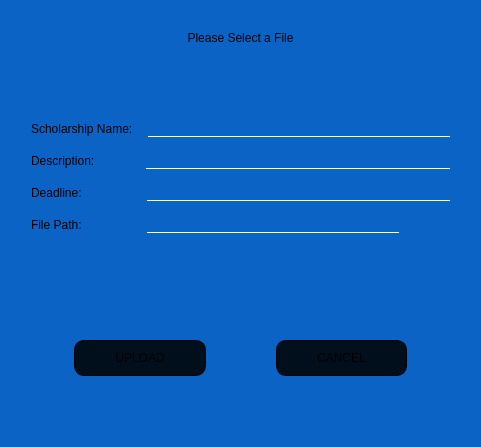
<?xml version="1.0" encoding="UTF-8"?>
<ui version="4.0">
 <class>Dialog</class>
 <widget class="QDialog" name="Dialog">
  <property name="geometry">
   <rect>
    <x>0</x>
    <y>0</y>
    <width>481</width>
    <height>447</height>
   </rect>
  </property>
  <property name="minimumSize">
   <size>
    <width>481</width>
    <height>447</height>
   </size>
  </property>
  <property name="maximumSize">
   <size>
    <width>481</width>
    <height>448</height>
   </size>
  </property>
  <property name="windowTitle">
   <string>Dialog</string>
  </property>
  <property name="styleSheet">
   <string notr="true">QDialog{
	
	background-color: rgb(11, 100, 197);

}

QPushButton{
	padding-top:10px;
	padding-bottom:10px;
	padding-right:40px;
	padding-left:40px;
	border: 1px solid;
	border-radius:10px;
	margin-bottom: 30px;
	background-color: rgb(1, 14, 27);
	font: 600 10pt &quot;Segoe UI&quot;;
}

QLabel{
	
	
	font: 600 12pt &quot;Segoe UI&quot;;
}


QLineEdit{
	border:none;
	background-color: rgb(11, 100, 197);
	border-bottom: 1px solid white;
}</string>
  </property>
  <layout class="QVBoxLayout" name="verticalLayout_2">
   <item>
    <widget class="QLabel" name="label_5">
     <property name="styleSheet">
      <string notr="true">font: 600 14pt &quot;Segoe UI&quot;;
margin-bottom:30px;</string>
     </property>
     <property name="text">
      <string>Please Select a File</string>
     </property>
     <property name="alignment">
      <set>Qt::AlignmentFlag::AlignCenter</set>
     </property>
    </widget>
   </item>
   <item>
    <layout class="QVBoxLayout" name="verticalLayout">
     <property name="spacing">
      <number>15</number>
     </property>
     <property name="leftMargin">
      <number>20</number>
     </property>
     <property name="topMargin">
      <number>20</number>
     </property>
     <property name="rightMargin">
      <number>20</number>
     </property>
     <property name="bottomMargin">
      <number>100</number>
     </property>
     <item>
      <layout class="QHBoxLayout" name="horizontalLayout_5">
       <item>
        <widget class="QLabel" name="label">
         <property name="text">
          <string>Scholarship Name:</string>
         </property>
        </widget>
       </item>
       <item>
        <widget class="QLineEdit" name="scholarshipNameTxt"/>
       </item>
      </layout>
     </item>
     <item>
      <layout class="QHBoxLayout" name="horizontalLayout_4">
       <item>
        <widget class="QLabel" name="label_2">
         <property name="text">
          <string>Description:           </string>
         </property>
        </widget>
       </item>
       <item>
        <widget class="QLineEdit" name="scholarshipDescriptionTxt"/>
       </item>
      </layout>
     </item>
     <item>
      <layout class="QHBoxLayout" name="horizontalLayout_3">
       <item>
        <widget class="QLabel" name="label_3">
         <property name="text">
          <string>Deadline:               </string>
         </property>
        </widget>
       </item>
       <item>
        <widget class="QLineEdit" name="scholarshipDeadlineTxt"/>
       </item>
      </layout>
     </item>
     <item>
      <layout class="QHBoxLayout" name="horizontalLayout_2">
       <item>
        <widget class="QLabel" name="label_4">
         <property name="styleSheet">
          <string notr="true"/>
         </property>
         <property name="text">
          <string>File Path:               </string>
         </property>
        </widget>
       </item>
       <item>
        <widget class="QLineEdit" name="scholarshipFilepathTxt"/>
       </item>
       <item>
        <widget class="QPushButton" name="browseBtn">
         <property name="cursor">
          <cursorShape>PointingHandCursor</cursorShape>
         </property>
         <property name="styleSheet">
          <string notr="true">border:none;
border-radius:5px;
font: 600 9pt &quot;Segoe UI&quot;;
margin:0px;
padding:2px;
background-color: rgb(11, 100, 197);
color:rgb(1, 14, 27);</string>
         </property>
         <property name="text">
          <string/>
         </property>
         <property name="icon">
          <iconset resource="../../projectRescources.qrc">
           <normaloff>:/icons/search.png</normaloff>:/icons/search.png</iconset>
         </property>
        </widget>
       </item>
      </layout>
     </item>
    </layout>
   </item>
   <item>
    <layout class="QHBoxLayout" name="horizontalLayout">
     <property name="bottomMargin">
      <number>30</number>
     </property>
     <item>
      <spacer name="horizontalSpacer_3">
       <property name="orientation">
        <enum>Qt::Orientation::Horizontal</enum>
       </property>
       <property name="sizeHint" stdset="0">
        <size>
         <width>40</width>
         <height>20</height>
        </size>
       </property>
      </spacer>
     </item>
     <item>
      <widget class="QPushButton" name="uploadBtn">
       <property name="cursor">
        <cursorShape>PointingHandCursor</cursorShape>
       </property>
       <property name="text">
        <string>UPLOAD</string>
       </property>
      </widget>
     </item>
     <item>
      <spacer name="horizontalSpacer">
       <property name="orientation">
        <enum>Qt::Orientation::Horizontal</enum>
       </property>
       <property name="sizeHint" stdset="0">
        <size>
         <width>40</width>
         <height>20</height>
        </size>
       </property>
      </spacer>
     </item>
     <item>
      <widget class="QPushButton" name="cancelBtn">
       <property name="cursor">
        <cursorShape>PointingHandCursor</cursorShape>
       </property>
       <property name="text">
        <string>CANCEL</string>
       </property>
      </widget>
     </item>
     <item>
      <spacer name="horizontalSpacer_2">
       <property name="orientation">
        <enum>Qt::Orientation::Horizontal</enum>
       </property>
       <property name="sizeHint" stdset="0">
        <size>
         <width>40</width>
         <height>20</height>
        </size>
       </property>
      </spacer>
     </item>
    </layout>
   </item>
  </layout>
 </widget>
 <resources>
  <include location="../../projectRescources.qrc"/>
 </resources>
 <connections/>
</ui>
